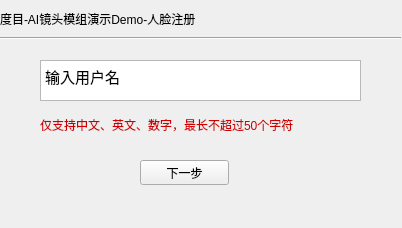
<?xml version="1.0" encoding="UTF-8"?>
<ui version="4.0">
 <class>Form</class>
 <widget class="QWidget" name="Form">
  <property name="geometry">
   <rect>
    <x>0</x>
    <y>0</y>
    <width>402</width>
    <height>228</height>
   </rect>
  </property>
  <property name="windowTitle">
   <string>Form</string>
  </property>
  <widget class="QTextEdit" name="textEdit">
   <property name="geometry">
    <rect>
     <x>40</x>
     <y>60</y>
     <width>321</width>
     <height>41</height>
    </rect>
   </property>
   <property name="html">
    <string>&lt;!DOCTYPE HTML PUBLIC &quot;-//W3C//DTD HTML 4.0//EN&quot; &quot;http://www.w3.org/TR/REC-html40/strict.dtd&quot;&gt;
&lt;html&gt;&lt;head&gt;&lt;meta name=&quot;qrichtext&quot; content=&quot;1&quot; /&gt;&lt;style type=&quot;text/css&quot;&gt;
p, li { white-space: pre-wrap; }
&lt;/style&gt;&lt;/head&gt;&lt;body style=&quot; font-family:'Ubuntu'; font-size:11pt; font-weight:400; font-style:normal;&quot;&gt;
&lt;p style=&quot; margin-top:0px; margin-bottom:0px; margin-left:0px; margin-right:0px; -qt-block-indent:0; text-indent:0px;&quot;&gt;&lt;span style=&quot; font-family:'Ubuntu';&quot;&gt;输入用户名&lt;/span&gt;&lt;/p&gt;&lt;/body&gt;&lt;/html&gt;</string>
   </property>
  </widget>
  <widget class="QLabel" name="label">
   <property name="geometry">
    <rect>
     <x>40</x>
     <y>110</y>
     <width>331</width>
     <height>31</height>
    </rect>
   </property>
   <property name="text">
    <string>&lt;html&gt;&lt;head/&gt;&lt;body&gt;&lt;p&gt;&lt;span style=&quot; color:#cc0000;&quot;&gt;仅支持中文、英文、数字，最长不超过50个字符&lt;/span&gt;&lt;/p&gt;&lt;/body&gt;&lt;/html&gt;</string>
   </property>
  </widget>
  <widget class="QLabel" name="label_2">
   <property name="geometry">
    <rect>
     <x>0</x>
     <y>10</y>
     <width>271</width>
     <height>17</height>
    </rect>
   </property>
   <property name="text">
    <string>度目-AI镜头模组演示Demo-人脸注册</string>
   </property>
  </widget>
  <widget class="Line" name="line">
   <property name="geometry">
    <rect>
     <x>0</x>
     <y>30</y>
     <width>401</width>
     <height>16</height>
    </rect>
   </property>
   <property name="orientation">
    <enum>Qt::Horizontal</enum>
   </property>
  </widget>
  <widget class="QPushButton" name="pushButton">
   <property name="geometry">
    <rect>
     <x>140</x>
     <y>160</y>
     <width>89</width>
     <height>25</height>
    </rect>
   </property>
   <property name="text">
    <string>下一步</string>
   </property>
  </widget>
 </widget>
 <resources/>
 <connections/>
</ui>
